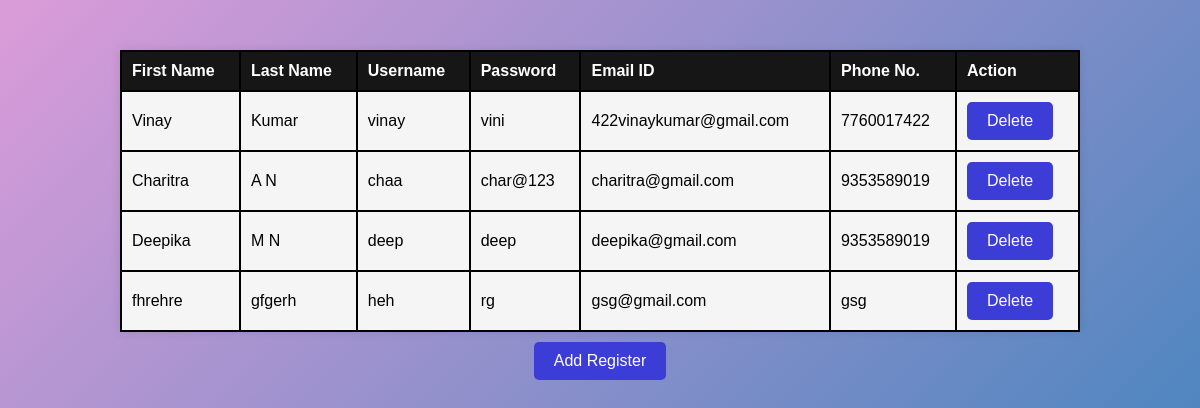
Screenshot of /users (signed in) with the database file from the repository.
### app.py (models this page shows, shortened)
class User(db.Model):
    id=db.Column(db.Integer,primary_key=True)
    firstname=db.Column(db.String(20),nullable=False)
    lastname=db.Column(db.String(15),nullable=False)
    username=db.Column(db.String(20),nullable=False)
    password=db.Column(db.String(20),nullable=False)
    email=db.Column(db.String(50),unique=True,nullable=False)
    phone=db.Column(db.String,nullable=True)

### app.py (the view)
@app.route('/users')
def userView():
    if 'user_id' not in session:
        return redirect('/login')
    registers=User.query.all()
    return render_template('users.html',registers=registers)

### templates/users.html (shortened to what this page needs)
<!DOCTYPE html>
<html lang="en">
<head>
</head>
<body>
    <div class="container">
        <table>
            <tr>
                <th>First Name</th>
                <th>Last Name</th>
                <th>Username</th>
                <th>Password</th>
                <th>Email ID</th>
                <th>Phone No.</th>
                <th>Action</th>
            </tr>
            <tr>
                {% for data in registers %}
                <td>{{data.firstname}}</td>
                <td>{{data.lastname}}</td>
                <td>{{data.username}}</td>
                <td>{{data.password}}</td>
                <td>{{data.email}}</td>
                <td>{{data.phone}}</td>
                <td><a href="/delete/{{data.id}}" class="button">Delete</a></td>
            </tr>
            {% endfor %}
        </table>
        <a href="/register" class="button">Add Register</a>
    </div>
</body>
</html>

### templates/users.html (style rules this page uses)
body { font-family: Arial, sans-serif; background: linear-gradient(135deg, #db9cd9, #2980b9); height: 100vh; margin: 0; }
table { border-collapse: collapse; width: 80%; margin: 20px auto; background-color: white; box-shadow: 0 0 10px rgba(0, 0, 0, 0.1); margin-bottom:10px; }
th, td { border: 2px solid black; padding: 10px; text-align: left; }
th { background-color: #151615; color: white; }
td { background-color: whitesmoke; }
a.button { display: inline-block; padding: 10px 20px; font-size: 16px; color: white; background-color: rgb(60, 60, 214); text-decoration: none; border-radius: 5px; }
.container { text-align: center; margin-top: 50px; }

### rows the page displays
User: firstname "Vinay", lastname "Kumar", username "vinay", password "vini", email "422vinaykumar@gmail.com", phone "7760017422"
User: firstname "Charitra", lastname "A N", username "chaa", password "char@123", email "charitra@gmail.com", phone "9353589019"
User: firstname "Deepika", lastname "M N", username "deep", password "deep", email "deepika@gmail.com", phone "9353589019"
User: firstname "fhrehre", lastname "gfgerh", username "heh", password "rg", email "gsg@gmail.com", phone "gsg"
